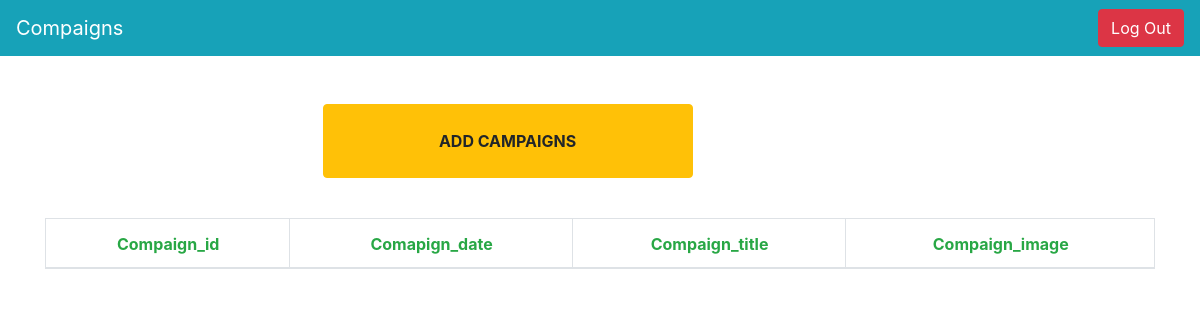
Page /admin/compaigns/index.php on the earlier database version.
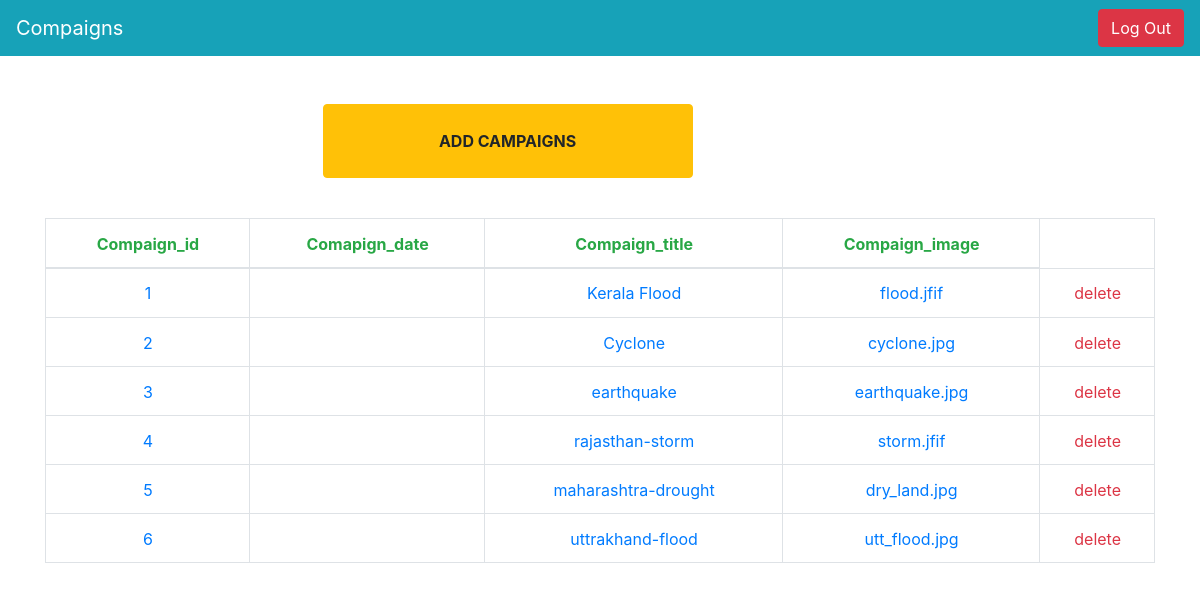
Same page on the later database version.
### tables this page shows
CREATE TABLE `compaign` (
  `compaign_id` int(11) NOT NULL,
  `month` varchar(4) NOT NULL,
  `year` int(5) NOT NULL,
  `title` varchar(255) NOT NULL,
  `image` varchar(255) NOT NULL
);

### admin/compaigns/index.php (the view, shortened to what this page needs)
<?php include "../../includes/db.php"?>
<!DOCTYPE html>
 <html lang="en">
   <head>
     <link rel="stylesheet" href="../../extras/bootstrap.min.css">
     <link rel="stylesheet" href="../../extras/animate.min.css">
   </head>
   <body>
     <nav class="navbar navbar-expand-md bg-info navbar-dark">
       <a class="navbar-brand" href="#">Compaigns</a>
       <div class="collapse navbar-collapse" id="collapsibleNavbar">
        <ul class="navbar-nav text-center ml-auto">
          <li class="nav-item"><a href="../" class="btn btn-danger">Log Out</a></li>
        </ul>
       </div>
     </nav>
      <div class="container pt-4">
      <br>
      <div class="form-inline">
        <a href="../add_compaign/" class="col-md-4 btn btn-warning mb-4 p-4  offset-md-3 font-weight-bold animated bounceInLeft"> ADD CAMPAIGNS</a>
        <br>
      </div>
        <div class="table-responsive-md mt-3">
         <table class="table table-bordered text-center">
             <thead>
                 <tr class="font-weight-bold animated bounceIn text-success">
                     <th>
                         Compaign_id
                     </th>
                     <th>
                         Comapign_date
                     </th>
                     <th>
                         Compaign_title
                     </th>
                     <th>
                         Compaign_image
                     </th>
                 </tr>
             </thead>
             <tbody>
                 <?php
                 $select=mysqli_query($connection,"SELECT * FROM `compaign`");
                 while($row=mysqli_fetch_assoc($select))
                 {
                     $id=$row['compaign_id'];
                     $title=$row['title'];
                     $image=$row['image'];
                 ?>
                 <tr class="animated bounceIn text-primary">
                     <td>
                         <?php echo $id ?>
                     </td>
                     <td>
                     </td>
                     <td>
                          <?php echo $title ?>
                     </td>
                     <td>
                          <?php echo $image ?>
                     </td>
                     <td>
                        <a href="?id=<?php echo $id ?>" class="text-danger">delete</a>
                     </td>
                 </tr>
                 <?php } ?>
             </tbody>
         </table>
          </div>
     </div>
  </body>
</html>

Differences in the rows shown:
added compaign: compaign_id "1", title "Kerala Flood", image "flood.jfif"
added compaign: compaign_id "2", title "Cyclone", image "cyclone.jpg"
added compaign: compaign_id "3", title "earthquake", image "earthquake.jpg"
added compaign: compaign_id "4", title "rajasthan-storm", image "storm.jfif"
added compaign: compaign_id "5", title "maharashtra-drought", image "dry_land.jpg"
added compaign: compaign_id "6", title "uttrakhand-flood", image "utt_flood.jpg"
